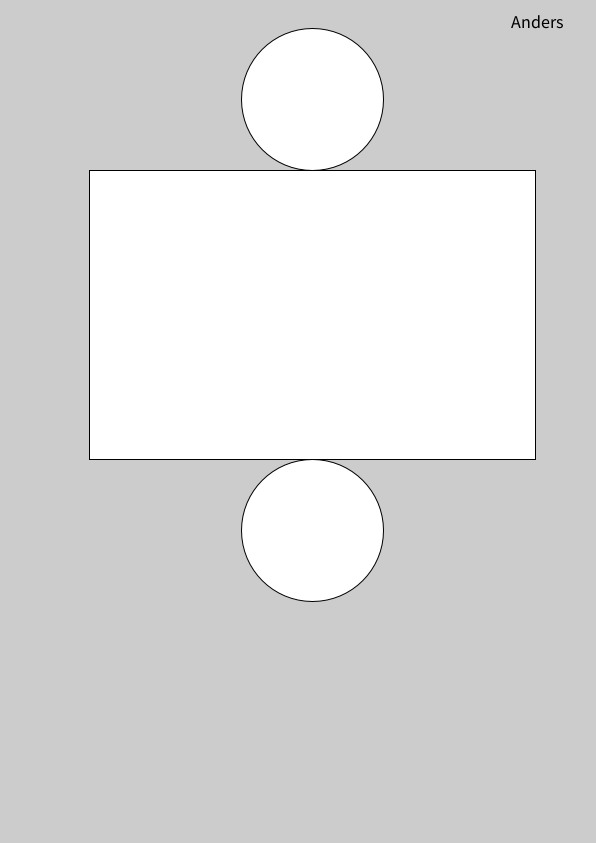
Frame 1 (no input)
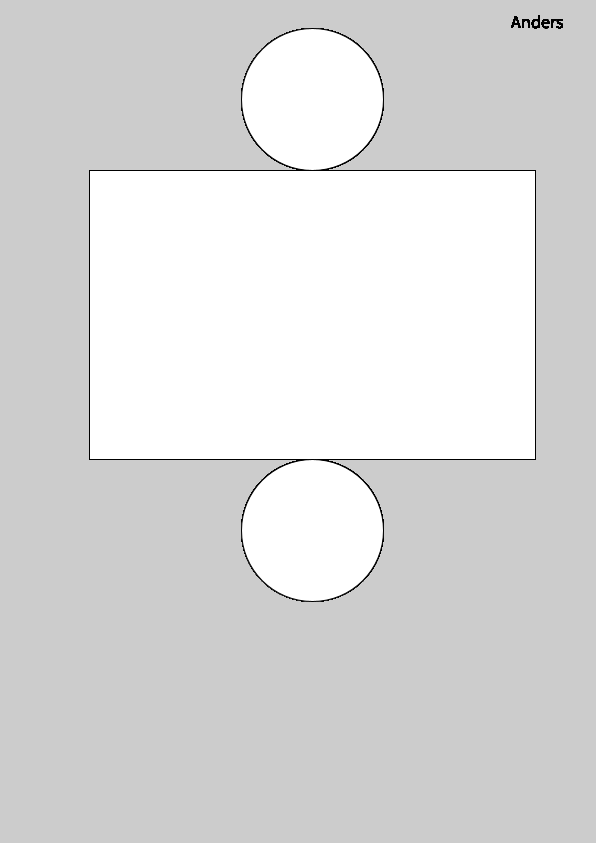
Frame 60 (the mouse pressed at the canvas centre just before this capture)
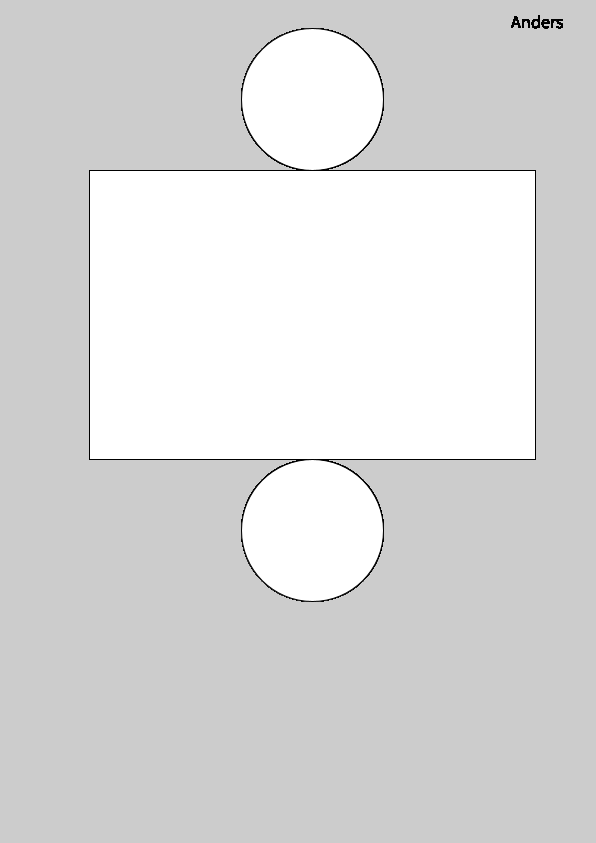
Frame 120 (the mouse held since frame 60 and released just before this capture)

The Processing sketch that drew these frames (run headless with seeded random() and noise(); from frame 60 on, the mouse is pressed at the canvas centre):

// Processing sketch: sketch_oppgave5_sylinder
// ── sketch_oppgave5_sylinder.pde
void makeA4(String name)
{
  float sfactor = 28.4; // pixels per centimeter
  scale(sfactor,sfactor);
  strokeWeight(1/sfactor);
  textSize(18/sfactor);
  fill(0);
  textAlign(RIGHT);
  text(name,20,1);
  textAlign(LEFT);
  fill(255);
}

void draw()
{
  makeA4("Anders");
  translate(1,1);
  drawCylinder(200,5);
}

void setup()
{
  size(596,843);
  frameRate(30);
}

/*
v = volum
d = diameter
*/
void drawCylinder(float v, float d)
{
  float r = d/2, o = d*PI, l=v/(r*r*PI);
  ellipse(10,d/2,d,d);
  rect(10-o/2,d,o,l);
  ellipse(10,d+l+d/2,d,d);
}
